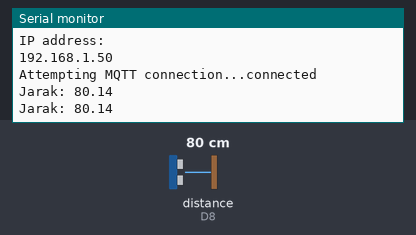
Recording of a sketch running on a simulated ESP8266 (NodeMCU). On the bench: the last lines printed to the serial monitor. Wiring (inferred from the names in the program): ultrasonic range finder: trigger D7; echo D8. Inputs (shaded band) come from the test bench; at power-on: distance to the obstacle (sensor on D8) 80 cm. The echo pulse lasts 58.3 µs per cm; WiFi joins after 1.5 s; servers stay silent unless stated; no MQTT or app messages arrive unless stated.

Above: at 2.7 s.
2.8 s: distance to the obstacle (sensor on D8) set to 2 cm
At 4.1 s:
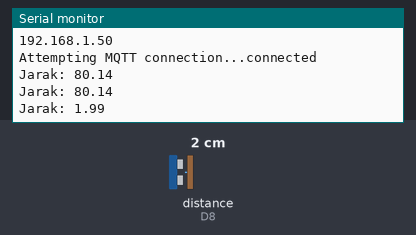
4.3 s: distance to the obstacle (sensor on D8) set to 4 cm
At 5.3 s:
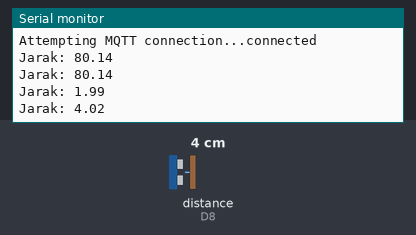
Timing chart, 0 to 7.3 s (numbered marks = the images above; inputs shaded):
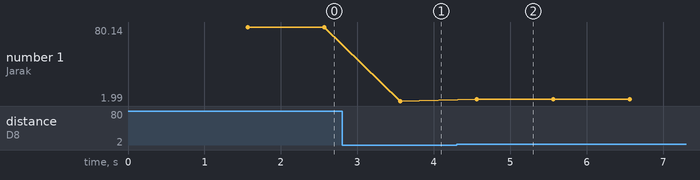

The sketch:

program-project-1.ino
```cpp
#include <ESP8266WiFi.h>
#include <PubSubClient.h>

// MQTT Credentials
const char* ssid = "iPhone Affan"; // Atur SSID AP
const char* password = "12345678"; // Atur AP PSK AP
const char* mqttServer = "broker.mqtt-dashboard.com";
const char* clientID = "affandi"; // Client ID username
const char* topic = "IoT-Itenas"; // Publish topic

#define triggerPin D7 // Pin trigger HC-SR04
#define echoPin D8 // Pin echo HC-SR04

WiFiClient espClient;
PubSubClient client(espClient);

// Parameter untuk menggunakan non-blocking delay
unsigned long previousMillis = 0;
const long interval = 1000;
String msg = "";      // MQTT message buffer
float jarak;
long duration;

void setup_wifi() {
  delay(10);
  WiFi.begin(ssid, password);
  while (WiFi.status() != WL_CONNECTED) {
    delay(500);
    Serial.print(".");
  }
  Serial.println("");
  Serial.println("WiFi connected");
  Serial.println("IP address: ");
  Serial.println(WiFi.localIP());
}

void reconnect() {
  // Ulangi sampai terhubung kembali
  while (!client.connected()) {
    Serial.print("Attempting MQTT connection...");
    // mencoba untuk terhubung
    if (client.connect(clientID)) {
      Serial.println("connected");
    } else {
      Serial.print("failed, rc=");
      Serial.print(client.state());
      Serial.println(" try again in 5 seconds");
      // Tunggu 5 detik sebelum mencoba lagi
      delay(5000);
    }
  }
}

void setup() {
  Serial.begin(115200);

  // Mengatur pin trigger sebagai output
  pinMode(triggerPin, OUTPUT);
  // Mengatur pin echo sebagai input
  pinMode(echoPin, INPUT);

  setup_wifi();
  client.setServer(mqttServer, 1883); // Atur MQTT server
}

void loop() {
  if (!client.connected()) {
    reconnect();
  }
  client.loop();
  unsigned long currentMillis = millis(); // Membaca waktu
  if (currentMillis - previousMillis >= interval) {
    previousMillis = currentMillis;

    // Mengirimkan sinyal ultrasonik
    digitalWrite(triggerPin, LOW);
    delayMicroseconds(2);
    digitalWrite(triggerPin, HIGH);
    delayMicroseconds(10);
    digitalWrite(triggerPin, LOW);

    // Menerima waktu pantulan ultrasonik
    duration = pulseIn(echoPin, HIGH);

    // Menghitung jarak berdasarkan waktu pantulan
    jarak = (duration / 2) / 29.1;


    Serial.print("Jarak: ");
    Serial.println(jarak);
    delay(200);

    msg = String(jarak);
    byte arrSize = msg.length() + 1;
    char msgC[arrSize];
    msg.toCharArray(msgC, arrSize);
    client.publish(topic, msgC);
  }
}
```

Measured:
- after the input at 2.8 s, the serial monitor: prints a new line after 0.76 s (image 1)
- after the input at 4.3 s, the serial monitor: prints a new line after 0.26 s (image 2)
- plotted number 1: 80.14 → 1.99 after the input at 2.8 s, 1.99 → 4.02 after the input at 4.3 s
